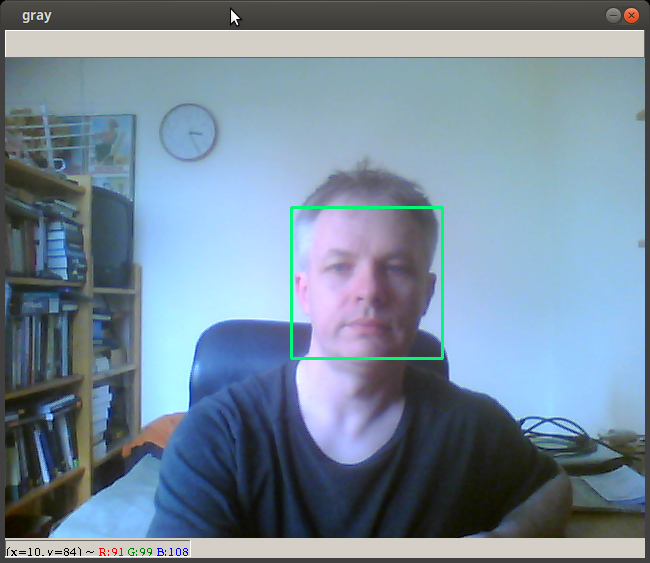
#> input picture cv2/recognize-face/images/image.png, 650 x 563 px, found by its file name
$ python main.py
#> lines starting #> are read from the running program, lines starting #| are printed output that depends on the picture; after the words box and inside, x2 and y2 are one past the last pixel; in counts of white or black regions, pixels touching at a corner belong together
#!/usr/bin/env python3

# date: 2019.09.24
# https://stackoverflow.com/questions/58085439/opencv-extract-pixels-with-rbg/

# replaca pixel when `R > G > B`

import cv2
import numpy as np

img = cv2.imread('/home/furas/Obrazy/images/image.png')
#> img is the input picture: shape (563, 650, 3); mean B, G, R 155.1, 137.9, 118.1

# img = cv2.cvtColor(img, cv2.COLOR_BGR2RGB)

img[ (img[:,:,2] > img[:,:,1]) & (img[:,:,1] > img[:,:,0]) ] = 0
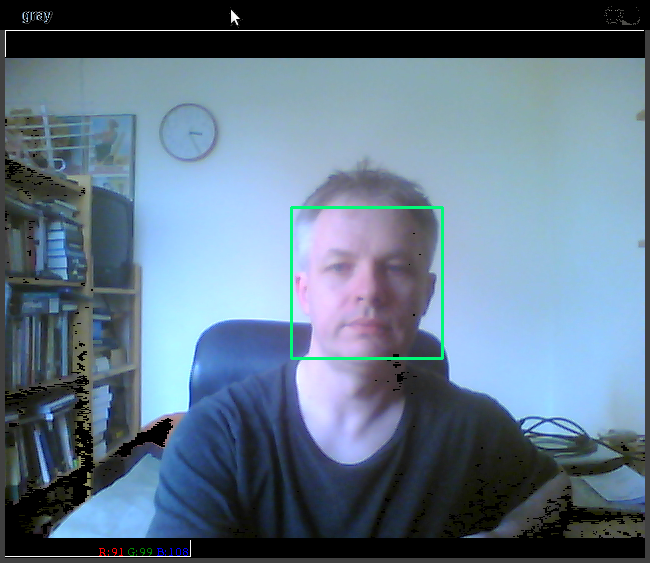
#> img: shape (563, 650, 3); 15.37% of pixels changed, all inside (x1, y1, x2, y2) = (0, 0, 650, 558)

cv2.imshow('image', img)

cv2.waitKey(0)
